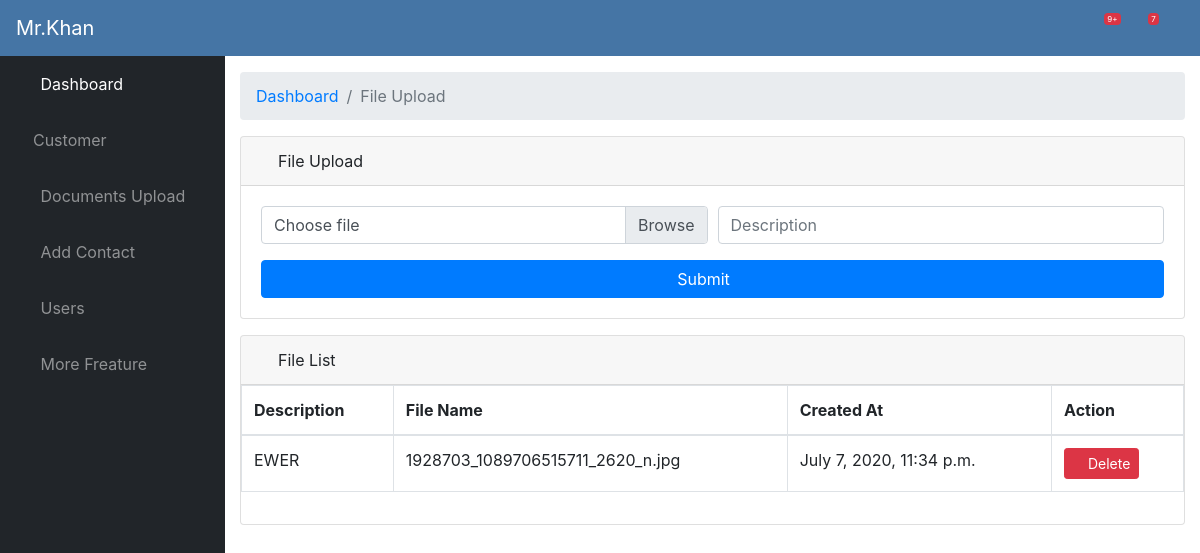
/fileupload (signed in), run on the app's committed database.
### crud/models.py (models this page shows)
class Document(models.Model):
    description = models.CharField(max_length=255, blank=True)
    document = models.CharField(max_length=255, )
    uploaded_at = models.DateTimeField(auto_now_add=True)

### crud/views.py (the view)
# urls.py: url(r'^fileupload$', views.fileupload, name='fileupload'),
@login_required
def fileupload(request):
    if request.method == 'POST' and request.FILES['myfile']:
        myfile = request.FILES['myfile']
        fs = FileSystemStorage()
        document = Document(
            description=request.POST['description'],
            document=myfile.name,
            uploaded_at=datetime.datetime.now(), )
        document.save()
        messages.success(request, 'Member was created successfully!')
        filename = fs.save(myfile.name, myfile)
        uploaded_file_url = fs.url(filename)
        return redirect('fileupload')
    else:
        documents = Document.objects.order_by('-uploaded_at')[:3]
        context = {'documents': documents}
    return render(request, 'fileupload.html', context)

### templates/fileupload.html (shortened to what this page needs)
{% extends 'layout/app.html' %}
{% block body %}
    <div id="content-wrapper">
        <div class="container-fluid">
            <ol class="breadcrumb">
                <li class="breadcrumb-item">
                    <a href="#">Dashboard</a>
                </li>
                <li class="breadcrumb-item active">File Upload</li>
            </ol>
            <div class="card mb-3">
                <div class="card-header">
                    <i class="fas fa-table"></i>
                    File Upload
                </div>
                <div class="card-body">
                    <form action="fileupload" class="form-horizontal" method="POST" enctype="multipart/form-data">
                        <div class="form-group">
                            <div class="form-row">
                                <div class="col-md-6">
                                    <div class="input-group input-group-lg">
                                        <div class="custom-file">
                                            <label class="custom-file-label" id="fileLabel" for="fileInput">Choose file</label>
                                        </div>
                                    </div>
                                </div>
                                <div class="col-md-6">
                                    <div class="input-group input-group-lg">
                                        <div class="custom-file">
                                            <input type="text" class="form-control" name="description" placeholder="Description" id="inputFirst" required>
                                        </div>
                                    </div>
                                </div>
                            </div>
                        </div>
                        <button class="btn btn-primary btn-block" type="submit">Submit &nbsp;&nbsp;&nbsp;</button>
                    </form>
                </div>
            </div>
            <div class="card mb-3">
                <div class="card-header">
                    <i class="fas fa-table"></i>
                    File List
                </div>
                <div class="table">
                    <table class="table table-bordered"  width="100%" cellspacing="0">
                        <thead>
                        <tr>
                            <th>Description</th>
                            <th>File Name</th>
                            <th>Created At</th>
                            <th>Action</th>
                        </tr>
                        </thead>
                        <tbody>
                        {% for document in documents %}
                            <tr>
                                <td>{{ document.description }}</td>
                                <td>{{ document.document }}</td>
                                <td>{{ document.uploaded_at }}</td>
                                <td>
                                    <a class="btn btn-sm btn-danger" href="file/delete/{{ document.id }}"><span class="fa fa-trash"></span>&nbsp;Delete</a>
                                </td>
                            </tr>
                        {% endfor %}
                        </tbody>
                    </table>
                </div>
            </div>
        </div>
    </div>
{% endblock %}

### data on the page
Document: description "EWER", document "1928703_1089706515711_2620_n.jpg", uploaded_at "July 7, 2020, 11:34 p.m."
